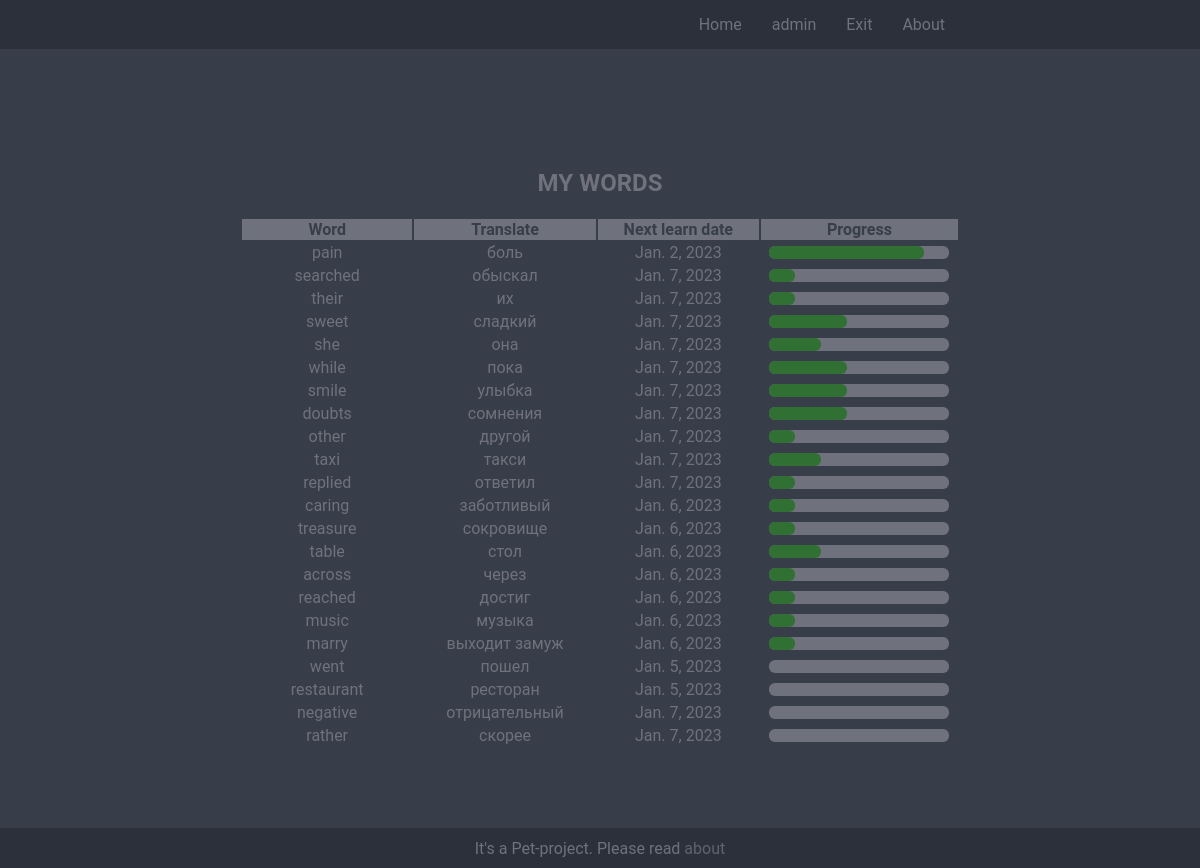
Page /showMyWords/ (signed in) on the earlier database version.
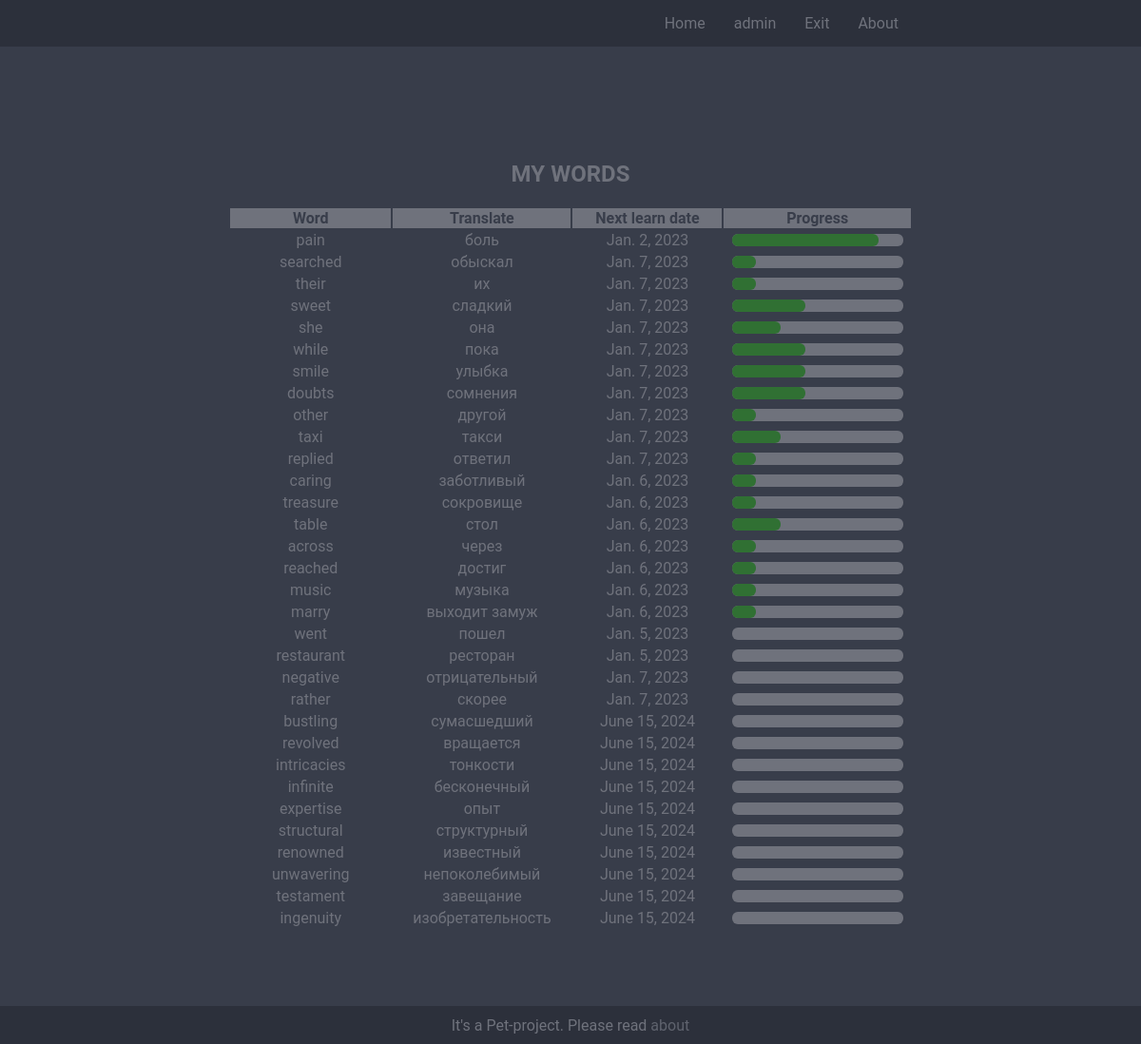
Same page on the later database version.
### goen/models.py (models this page shows, shortened)
class WordLearned(models.Model):
    objects = models.Manager()
    progress = models.IntegerField(default=0)
    next_day_learn = models.DateField(auto_now_add=True)
    is_learned = models.BooleanField(default=False)
    learn_person = models.CharField(max_length=128)
    learn_word = models.ForeignKey(Word, on_delete=models.CASCADE)
    class Meta:
        db_table = 'wordLearned'

class Word(models.Model):
    objects = models.Manager()
    word_original = models.CharField(max_length=128)
    word_translate = models.CharField(max_length=128)
    word_description = models.TextField()
    story = models.ForeignKey(Story, on_delete=models.CASCADE)
    class Meta:
        db_table = 'words'

### goen/views.py (the view)
# urls.py: path('showMyWords/', show_my_words),
def show_my_words(request):
    words = WordLearned.objects.filter(learn_person=request.user.pk)
    return render(request, 'showMyWords.html', {'words': words})

### goen/templatetags/custom_filters.py (called while the page is built)
@register.filter
def multiply(value, arg):
    try:
        return float(value) * float(arg)
    except (ValueError, TypeError):
        return ''

### goen/templates/showMyWords.html (shortened to what this page needs)
{% extends 'base.html' %}
{% block content %}
{% load custom_filters %}
<div class="container">
    <h2 class="center-text">MY WORDS</h2>
    <table class="table-home">
        <tr class="table-home-tr">
            <th class="table-home-th">
                Word
            </th>
            <th class="table-home-th">
                Translate
            </th>
            <th class="table-home-th">
                Next learn date
            </th>
            <th class="table-home-th">
                Progress
            </th>
        </tr>
        {% for item in words%}
        <tr>
            <td class="table-home-td">
                {{ item.learn_word.word_original}}
            </td>
            <td class="table-home-td">
                {{ item.learn_word.word_translate}}
            </td>
            <td class="table-home-td">
                {{item.next_day_learn}}
            </td>
            <td class="table-home-td">
                <div class="progress-bar table">
                    <div class="progress-value table" style="width: {{item.progress|multiply:14.2857142}}%;"></div>
                </div>
            </td>
        </tr>
        {% endfor %}
        </table>
</div>
        {% endblock %}

### templates/base.html (shortened to what this page needs)
<!DOCTYPE html>
<html lang="en">
<head>
    {% load static %}
    <link rel="stylesheet" href="{% static 'css/style.css' %}" media="screen">
</head>
<body>
<nav>
    <ul>
        <li><a href="/">Home</a></li>
        {% if request.user.is_authenticated %}
        <li><a>{{user.username}}</a></li>
        <li><a href="/logout/">Exit</a></li>
        {% else %}
        <li><a href="/login/">Sign In</a></li>
        <li><a href="/register/">Sign Up</a></li>
        {% endif %}
        <li><a href="/about/">About</a></li>
    </ul>
</nav>
{% block content %} {% endblock %}
<footer>
    <p>It's a Pet-project. Please read <a class="link" href="/about/">about</a></p>
</footer>
</body>

### static/css/style.css (style rules this page uses)
:root { --first: #383d4a; --second: #6F727C; --third: #5f636e; --fourth: #2C303B; }
body { background-color: var(--first); margin: 0; font-family: "Roboto", sans-serif; color: var(--second); }
footer { position: fixed; left: center; bottom: 0; width: 100%; background-color: var(--fourth); color: var(--second); text-align: center; margin: 0px; height: 40px; justify-content: center; display: flex; align-items: center; }
.container { max-width: 60%; margin: 120px auto 120px; }
.center-text { justify-content: center; display: flex; }
table { justify-content: center; display: flex; }
.table-home { margin: auto; margin-bottom: 60px; }
.table-home-tr { background-color: var(--second); color: var(--first); margin: 0; }
.table-home-th { text-align: center; margin: 0; width: 200px; }
.table-home-td { text-align: center; margin: 0; }
nav { background-color: var(--fourth); justify-content: center; display: flex; }
nav ul { list-style-type: none; margin: 0; padding: 0; width: 60%; justify-content: right; display: flex; align-items: center; }
nav li { display: inline-block; }
nav a { color: var(--second); text-decoration: none; padding: 15px; display: block; }
.progress-bar { width: 180px; height: 13px; background-color: var(--second); border-radius: 6px; margin: auto; }
.progress-value { width: 20px; height: 13px; background-color: #307033; border-radius: 6px; }
.link { color: var(--third); text-decoration: none; }

Differences in the rows shown:
added WordLearned: learn_word.word_original "bustling", learn_word.word_translate "сумасшедший", next_day_learn "June 15, 2024"
added WordLearned: learn_word.word_original "revolved", learn_word.word_translate "вращается", next_day_learn "June 15, 2024"
added WordLearned: learn_word.word_original "intricacies", learn_word.word_translate "тонкости", next_day_learn "June 15, 2024"
added WordLearned: learn_word.word_original "infinite", learn_word.word_translate "бесконечный", next_day_learn "June 15, 2024"
added WordLearned: learn_word.word_original "expertise", learn_word.word_translate "опыт", next_day_learn "June 15, 2024"
added WordLearned: learn_word.word_original "structural", learn_word.word_translate "структурный", next_day_learn "June 15, 2024"
added WordLearned: learn_word.word_original "renowned", learn_word.word_translate "известный", next_day_learn "June 15, 2024"
added WordLearned: learn_word.word_original "unwavering", learn_word.word_translate "непоколебимый", next_day_learn "June 15, 2024"
added WordLearned: learn_word.word_original "testament", learn_word.word_translate "завещание", next_day_learn "June 15, 2024"
added WordLearned: learn_word.word_original "ingenuity", learn_word.word_translate "изобретательность", next_day_learn "June 15, 2024"
